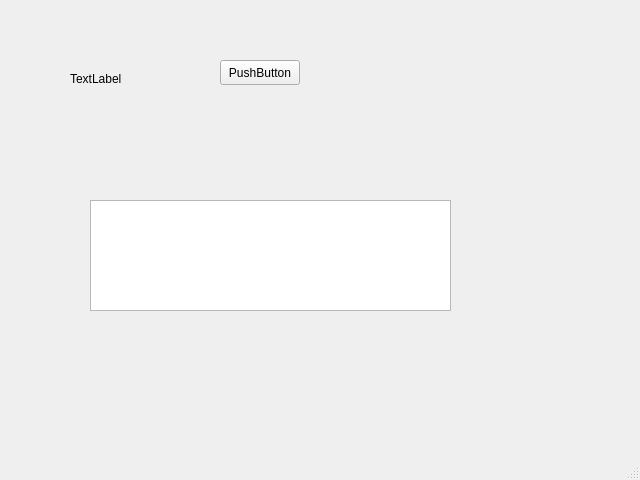
<?xml version="1.0" encoding="UTF-8"?>
<ui version="4.0">
 <class>MainWindow</class>
 <widget class="QMainWindow" name="MainWindow">
  <property name="geometry">
   <rect>
    <x>0</x>
    <y>0</y>
    <width>640</width>
    <height>480</height>
   </rect>
  </property>
  <property name="windowTitle">
   <string>MainWindow</string>
  </property>
  <widget class="QWidget" name="centralwidget">
   <widget class="QLabel" name="label">
    <property name="geometry">
     <rect>
      <x>70</x>
      <y>70</y>
      <width>54</width>
      <height>17</height>
     </rect>
    </property>
    <property name="text">
     <string>TextLabel</string>
    </property>
   </widget>
   <widget class="QPushButton" name="button">
    <property name="geometry">
     <rect>
      <x>220</x>
      <y>60</y>
      <width>80</width>
      <height>25</height>
     </rect>
    </property>
    <property name="text">
     <string>PushButton</string>
    </property>
   </widget>
   <widget class="QPlainTextEdit" name="textlog">
    <property name="geometry">
     <rect>
      <x>90</x>
      <y>200</y>
      <width>361</width>
      <height>111</height>
     </rect>
    </property>
   </widget>
  </widget>
  <widget class="QMenuBar" name="menubar">
   <property name="geometry">
    <rect>
     <x>0</x>
     <y>0</y>
     <width>640</width>
     <height>22</height>
    </rect>
   </property>
  </widget>
  <widget class="QStatusBar" name="statusbar"/>
 </widget>
 <resources/>
 <connections/>
</ui>
